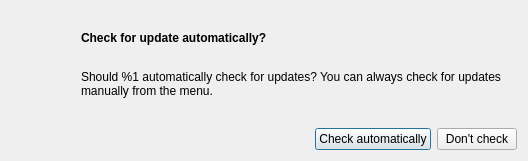
<?xml version="1.0" encoding="UTF-8"?>
<ui version="4.0">
 <class>FvAutoUpdateConfirmDialog</class>
 <widget class="QDialog" name="FvAutoUpdateConfirmDialog">
  <property name="geometry">
   <rect>
    <x>0</x>
    <y>0</y>
    <width>528</width>
    <height>161</height>
   </rect>
  </property>
  <property name="windowTitle">
   <string>Dialog</string>
  </property>
  <layout class="QHBoxLayout" name="horizontalLayout_2">
   <item>
    <layout class="QVBoxLayout" name="verticalLayout_4">
     <item>
      <widget class="QLabel" name="iconLabel">
       <property name="minimumSize">
        <size>
         <width>64</width>
         <height>64</height>
        </size>
       </property>
       <property name="maximumSize">
        <size>
         <width>64</width>
         <height>64</height>
        </size>
       </property>
       <property name="layoutDirection">
        <enum>Qt::LeftToRight</enum>
       </property>
       <property name="frameShape">
        <enum>QFrame::NoFrame</enum>
       </property>
       <property name="lineWidth">
        <number>0</number>
       </property>
       <property name="text">
        <string/>
       </property>
       <property name="pixmap">
        <pixmap resource="Farvor.qrc">:/icons/update_64</pixmap>
       </property>
      </widget>
     </item>
     <item>
      <spacer name="verticalSpacer">
       <property name="orientation">
        <enum>Qt::Vertical</enum>
       </property>
       <property name="sizeHint" stdset="0">
        <size>
         <width>20</width>
         <height>40</height>
        </size>
       </property>
      </spacer>
     </item>
    </layout>
   </item>
   <item>
    <layout class="QVBoxLayout" name="verticalLayout">
     <item>
      <widget class="QLabel" name="updateFileIsLocatedLabel">
       <property name="font">
        <font>
         <weight>75</weight>
         <bold>true</bold>
        </font>
       </property>
       <property name="text">
        <string>Check for update automatically?</string>
       </property>
      </widget>
     </item>
     <item>
      <widget class="QLabel" name="checkForUpdatesLabel">
       <property name="text">
        <string>Should %1 automatically check for updates? You can always check for updates manually from the menu.</string>
       </property>
       <property name="scaledContents">
        <bool>false</bool>
       </property>
       <property name="alignment">
        <set>Qt::AlignLeading|Qt::AlignLeft|Qt::AlignTop</set>
       </property>
       <property name="wordWrap">
        <bool>true</bool>
       </property>
      </widget>
     </item>
     <item>
      <layout class="QHBoxLayout" name="horizontalLayout">
       <item>
        <spacer name="horizontalSpacer">
         <property name="orientation">
          <enum>Qt::Horizontal</enum>
         </property>
         <property name="sizeHint" stdset="0">
          <size>
           <width>40</width>
           <height>20</height>
          </size>
         </property>
        </spacer>
       </item>
       <item>
        <widget class="QPushButton" name="checkAutomaticallyButton">
         <property name="text">
          <string>Check automatically</string>
         </property>
        </widget>
       </item>
       <item>
        <widget class="QPushButton" name="dontCheckButton">
         <property name="text">
          <string>Don't check</string>
         </property>
        </widget>
       </item>
      </layout>
     </item>
    </layout>
   </item>
  </layout>
 </widget>
 <resources>
  <include location="Farvor.qrc"/>
 </resources>
 <connections/>
</ui>
